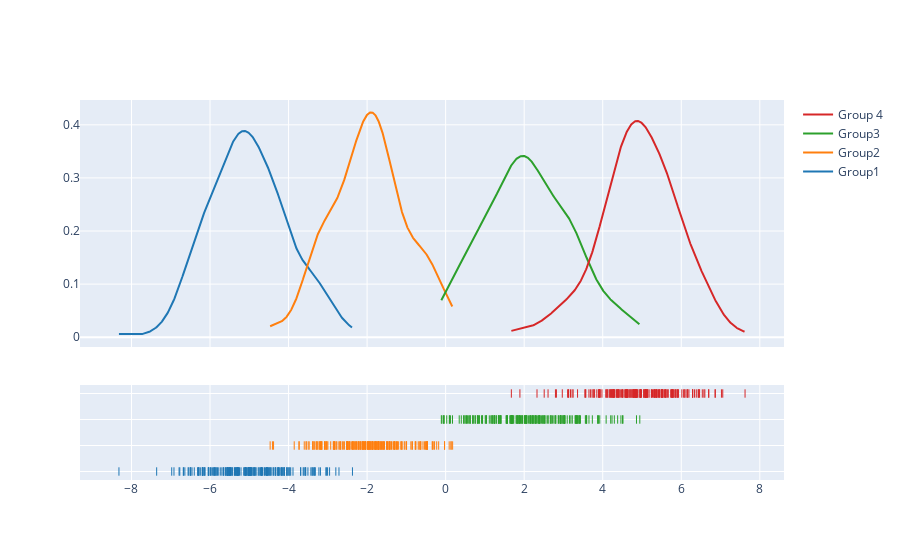

Notebook source saved alongside this figure:
### Code cell
x1 = np.random.randn(200) - 5
x2 = np.random.randn(200) - 2
x3 = np.random.randn(200) + 2
x4 = np.random.randn(200) + 5

hist_data = [x1,x2,x3,x4]
group_labels = ['Group1','Group2','Group3','Group 4']
fig = ff.create_distplot(hist_data,group_labels,
                          bin_size=[.1,.25,.5,.1],
                          show_hist=False)
fig.show()

### Figure 1 — Plotly figure (JSON) as saved in the notebook; plotly's stock layout.template omitted (floating-point values rounded to 4 significant figures; data arrays with more than 128 entries replaced by an {"elided": "..."} marker saying what was removed)
{"data": [{"legendgroup": "Group1", "marker": {"color": "rgb(31, 119, 180)"}, "mode": "lines", "name": "Group1", "showlegend": true, "type": "scatter", "x": {"elided": "500 float values"}, "xaxis": "x", "y": {"elided": "500 float values"}, "yaxis": "y"}, {"legendgroup": "Group2", "marker": {"color": "rgb(255, 127, 14)"}, "mode": "lines", "name": "Group2", "showlegend": true, "type": "scatter", "x": {"elided": "500 float values"}, "xaxis": "x", "y": {"elided": "500 float values"}, "yaxis": "y"}, {"legendgroup": "Group3", "marker": {"color": "rgb(44, 160, 44)"}, "mode": "lines", "name": "Group3", "showlegend": true, "type": "scatter", "x": {"elided": "500 float values"}, "xaxis": "x", "y": {"elided": "500 float values"}, "yaxis": "y"}, {"legendgroup": "Group 4", "marker": {"color": "rgb(214, 39, 40)"}, "mode": "lines", "name": "Group 4", "showlegend": true, "type": "scatter", "x": {"elided": "500 float values"}, "xaxis": "x", "y": {"elided": "500 float values"}, "yaxis": "y"}, {"legendgroup": "Group1", "marker": {"color": "rgb(31, 119, 180)", "symbol": "line-ns-open"}, "mode": "markers", "name": "Group1", "showlegend": false, "type": "scatter", "x": {"elided": "200 float values"}, "xaxis": "x", "y": {"elided": "200 str values"}, "yaxis": "y2"}, {"legendgroup": "Group2", "marker": {"color": "rgb(255, 127, 14)", "symbol": "line-ns-open"}, "mode": "markers", "name": "Group2", "showlegend": false, "type": "scatter", "x": {"elided": "200 float values"}, "xaxis": "x", "y": {"elided": "200 str values"}, "yaxis": "y2"}, {"legendgroup": "Group3", "marker": {"color": "rgb(44, 160, 44)", "symbol": "line-ns-open"}, "mode": "markers", "name": "Group3", "showlegend": false, "type": "scatter", "x": {"elided": "200 float values"}, "xaxis": "x", "y": {"elided": "200 str values"}, "yaxis": "y2"}, {"legendgroup": "Group 4", "marker": {"color": "rgb(214, 39, 40)", "symbol": "line-ns-open"}, "mode": "markers", "name": "Group 4", "showlegend": false, "type": "scatter", "x": {"elided": "200 float values"}, "xaxis": "x", "y": {"elided": "200 str values"}, "yaxis": "y2"}], "layout": {"barmode": "overlay", "hovermode": "closest", "legend": {"traceorder": "reversed"}, "xaxis": {"anchor": "y2", "domain": [0, 1], "zeroline": false}, "yaxis": {"anchor": "free", "domain": [0.35, 1], "position": 0}, "yaxis2": {"anchor": "x", "domain": [0, 0.25], "dtick": 1, "showticklabels": false}}}
